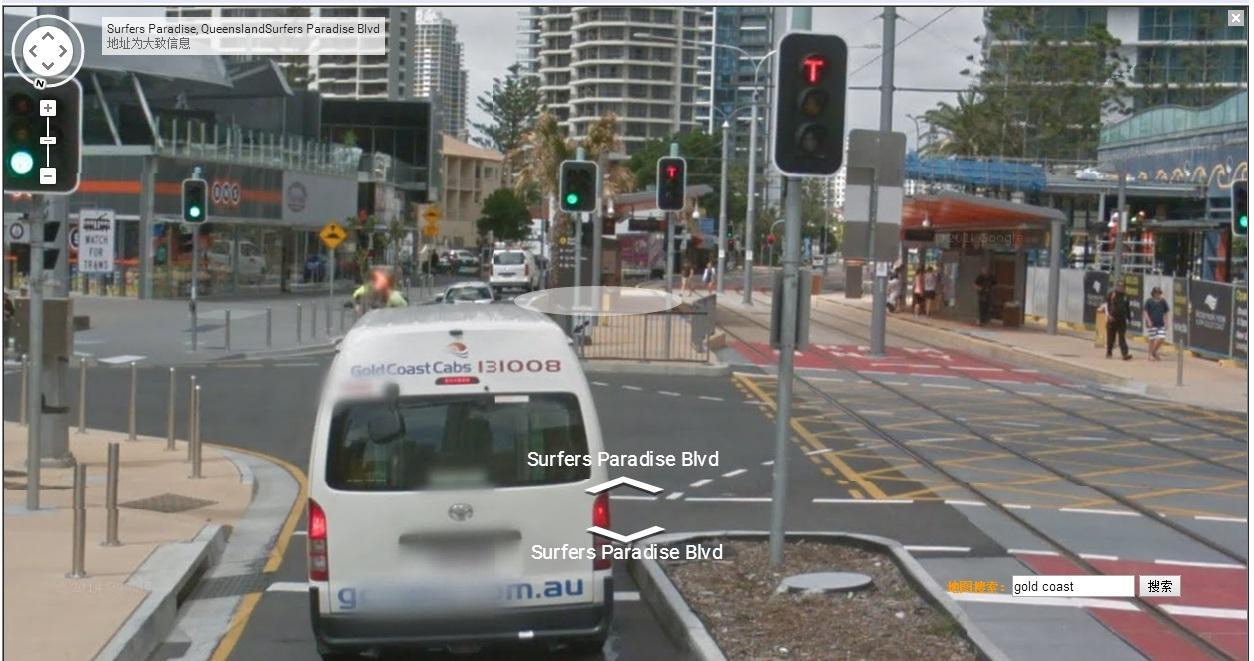
#> input picture traffic lighgt/light7.jpg, 1254 x 661 px, found by its file name; the run also reads 1 picture not shown here
$ jupyter execute --allow-errors '颜色加形状.ipynb'   (older library calls are emulated)
#> lines starting #> are read from the running program, lines starting #| are printed output that depends on the picture; after the words box and inside, x2 and y2 are one past the last pixel; in counts of white or black regions, pixels touching at a corner belong together
[cell 1]
# 先颜色后形状
import cv2
import numpy as np
from collections import Counter
import time


def process(path):
     # 根据路径读取一张图片
    start=time.clock()
    image = cv2.imread(path)
#     显示原图
    cv2.imshow('origin',image)
    shapes=image.shape
    # 剪切有效区域 ：判断图片的大小，是否需要裁剪
    images_size=[shapes[0],shapes[1]]
    images_size=np.min(images_size)
    if images_size > 1000:
        image=image[0:int(1/3*shapes[1]),int(1/12*shapes[0]):int(11/12*shapes[1]),:]
    elif images_size > 800:
        image=image[int(1/6*shapes[1]):int(5/6*shapes[1]),int(1/12*shapes[0]):int(11/12*shapes[1]),:]
    else:
        image=image
#         保存剪切图片
#     cv2.imwrite('cut.jpg',image)
    # 计算有效区域的面积
    shapes=image.shape
    propotion=image.shape[0]*image.shape[1]
     # BGR转HSV
    hsv = cv2.cvtColor(image, cv2.COLOR_BGR2HSV)
#     cv2.imshow('hsv',hsv)
    #保留底片
    origin_copy=image.copy()
    origin_gray=cv2.cvtColor(origin_copy,cv2.COLOR_BGR2GRAY)
    return hsv,propotion,shapes,origin_copy,origin_gray


# 绿色的范围
# [5 lines left out: function getGreen, not called in this run]

# 红色的范围 有两个位置
def getRed(image):
    f_low_red = np.array([0, 190, 200])
    f_high_red = np.array([4, 255, 255])
    low_red = np.array([170, 120, 130])
    high_red = np.array([180, 255, 255])
    img1=getRange(image,f_low_red,f_high_red)
    img2=getRange(image,low_red,high_red)
    cv2.imshow('red',img1+img2)
    return {'红色':img1+img2}

# 黄色的范围
# [5 lines left out: function getYellow, not called in this run]

def getRange(image,low,high):
# cv2.inRange函数设阈值，去除背景部分
    mask = cv2.inRange(image, low, high)
    return mask

def deNoise(img):
#     cv2.imshow('img',img)
    erode=cv2.erode(img,(100,100),iterations=4)
    cv2.imshow('erode',erode)

#降噪（模糊处理用来减少瑕疵点）
    blur = cv2.blur(erode, (5,5))
    cv2.imshow('blur',blur)

# 膨胀
    dilate=cv2.dilate(blur,(100,100),iterations=4)
    cv2.imshow('dilate',dilate)

# 边缘检测
    canny = cv2.Canny(dilate, 150, 240)
    cv2.imshow('canny',canny)

# 闭操作
    kernel = cv2.getStructuringElement(cv2.MORPH_ELLIPSE, (10, 10))
    closed = cv2.morphologyEx(canny, cv2.MORPH_CLOSE, kernel)
    cv2.imshow('closed',closed)

    return closed

#求重合区域
def overlap(a,b):
    flag=False
    overlapThresh=0.4
    area = (a[2] - a[0] + 1) * (a[3] - a[1] + 1)
    xx1 = max(a[0], b[0])
    yy1 = max(a[1], b[1])
    xx2 = min(a[2], b[2])
    yy2 = min(a[3], b[3])
    w = max(0, xx2 - xx1 + 1)
    h = max(0, yy2 - yy1 + 1)
    overlap = float(w * h) / area
    if overlap > overlapThresh:
        flag=True
    return flag
#非最大值抑制,减少重叠区域
def non_max_suppression_slow(boxes, overlapThresh):
    if len(boxes) == 0:
        return []

    pick = []
    x1 = boxes[:,0]
    y1 = boxes[:,1]
    x2 = boxes[:,2]
    y2 = boxes[:,3]

    area = (x2 - x1 + 1) * (y2 - y1 + 1)
    idxs = np.argsort(y2)
    while len(idxs) > 0:
        last = len(idxs) - 1
        i = idxs[last]
        pick.append(i)
        suppress = [last]
        for pos in range(0, last):
            j = idxs[pos]
            xx1 = max(x1[i], x1[j])
            yy1 = max(y1[i], y1[j])
            xx2 = min(x2[i], x2[j])
            yy2 = min(y2[i], y2[j])
            w = max(0, xx2 - xx1 + 1)
            h = max(0, yy2 - yy1 + 1)
            overlap = float(w * h) / area[j]
            if overlap > overlapThresh:
                suppress.append(pos)
        idxs = np.delete(idxs, suppress)
    return boxes[pick]

#获取最终ROI的坐标
def getPositions(img,propotion,shapes,origin_copy,origin_gray):
    cv2.imshow('img',img)
    ret,thresh = cv2.threshold(img,127,255,0)
    tmp,contours,hierarchy=cv2.findContours(thresh,1,2)
    hsvList=[]
    area_list=[]
#有效交通灯的比例
    if contours :
        for i in range(len(contours)):
            x,y,w,h=cv2.boundingRect(contours[i])
            cv2.rectangle(origin_copy, (x, y), (x+w, y+h), (0, 255, 0), 2)
            if cv2.contourArea(contours[i])/propotion >0.0002 and cv2.contourArea(contours[i])/propotion < 0.1:
# 最小面积矩形
                x,y,w,h=cv2.boundingRect(contours[i])
                y0=int(y-0.2*h)
                y1=int(y+0.9*h)
                x0=int(x-0.1*w)
                x1=int(x+w)
                if y0 <0:
                    y0=0
                if y1>shapes[0]:
                    y1=shapes[0]
                if x0<0:
                    x0=0
                if x1>shapes[1]:
                    x1=shapes[1]
                area_list.append([x0,y0,x1,y1])
#                 cv2.rectangle(origin_copy, (x, y), (x1, y1), (0, 255, 0), 2)
        area_list=np.array(area_list)
        cv2.imshow('propotion',origin_copy)

# 非极大值抑制
        prop=non_max_suppression_slow(area_list,0.7)
        if len(prop):
            i=0
            shape=[]
            for (startX, startY, endX, endY) in prop:
#算出每个最小区域的亮度，进行从大到小的排序，将最亮的排在第一位
                HSV=origin_copy[startY:endY,startX:endX,:]
                HSV = cv2.cvtColor(HSV, cv2.COLOR_BGR2HSV)
                H, S, V = cv2.split(HSV)
                v = np.mean(V)
                hsvList.append([i,v,[y0,y1,x0,x1]])

#                 基于灰度的模板匹配法
                methods = ['cv2.TM_CCOEFF', 'cv2.TM_SQDIFF']
                templates=['test.png','test2.png','test3.png','test4.png']
                for template in templates:
                    template_name=template
                    template=cv2.imread(template,0)
                    w, h = template.shape[:2]
                    for meth in methods:
                        method = eval(meth)
                        res = cv2.matchTemplate(origin_gray,template,method)
                        min_val, max_val, min_loc, max_loc = cv2.minMaxLoc(res)
                        if method in [cv2.TM_SQDIFF]:
                            top_left = min_loc

                        else:
                            top_left = max_loc
                        bottom_right = (top_left[0] + w, top_left[1] + h)
                        if overlap([startX,startY,endX,endY],[top_left[0],top_left[1],bottom_right[0],bottom_right[1]]):
                            if(template_name=='test.png'):
                                shape.append('圆形5米')
                            elif(template_name=='test2.png'):
                                shape.append("T型15米")
                            elif(template_name=='test3.png'):
                                shape.append("左箭头5米")
                            elif(template_name=='test4.png'):
                                shape.append("上箭头5米")
#                             else:
#                                 shape.append("上箭头")
                            cv2.rectangle(origin_copy,top_left, bottom_right, 255, 2)
                cv2.rectangle(origin_copy, (startX, startY), (endX, endY), (0, 255, 0), 2)
                i+=1
            if shape:
                shapes=Counter(shape)
                shapes=shapes.most_common()[0]
                shape.append(shapes[0])
            else:
                shape.append('')
            hsvList=sorted(hsvList,key=lambda x : (x[1]),reverse=True)
            order=hsvList[0][0]
            target=order
#             cv2.putText(origin_copy, "IoU", (target[0], target[1]),
#             cv2.FONT_HERSHEY_SIMPLEX, 0.6, (0, 255, 0), 2)
            cv2.imshow('res',origin_copy)
            return shape[0],hsvList[0][2]
        else:
            return '无形状',0
    else:
        return '无形状',0


def main(path):
    start=time.clock()
    hsv,propotion,shapes,origin_copy,origin_gray=process(path)
#> in process, image is the input picture: shape (661, 1254, 3); mean B, G, R 115.4, 118.7, 120.4
#> in process, `origin_gray=cv2.cvtColor(origin_copy,cv2.COLOR_BGR2GRAY)`:
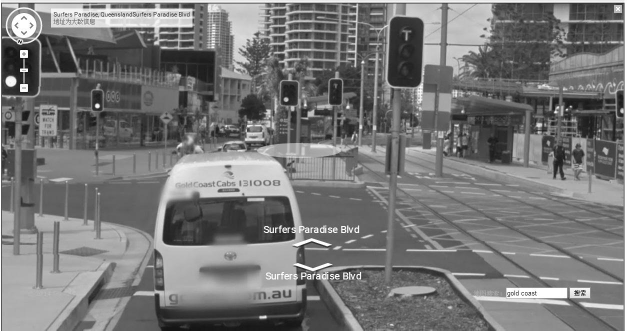
#> origin_gray: shape (661, 1254) (shown at 1/2 size); min 0, max 255, mean 118.8
#> propotion = 828894; shapes = (661, 1254, 3)
    colors=[]
#     colors.append(getGreen(hsv))
    colors.append(getRed(hsv))
#> in getRange (call 2), `mask = cv2.inRange(image, low, high)`:
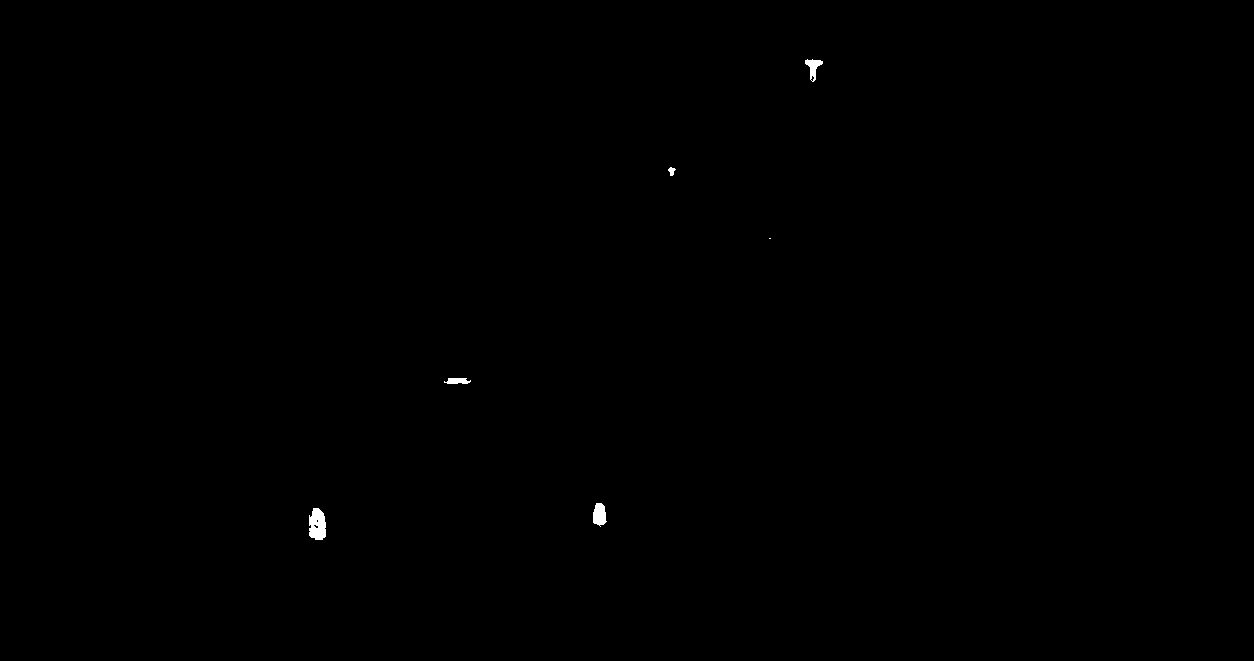
#> mask: shape (661, 1254); 0.13% white; 6 white regions (1 under 20 px), largest, box (x1, y1, x2, y2) and area: (309, 508, 326, 540) 442, (593, 503, 607, 527) 249, (805, 59, 823, 82) 187, (444, 378, 471, 384) 125, (668, 167, 676, 176) 43
#     colors.append(getYellow(hsv))
    # 节省时间复杂度

    areas=[]
    sumResult=0
    for i in range(len(colors)):
        closed = deNoise(list(colors[i].values())[0])
#> in deNoise, `closed = cv2.morphologyEx(canny, cv2.MORPH_CLOSE, kernel)`:
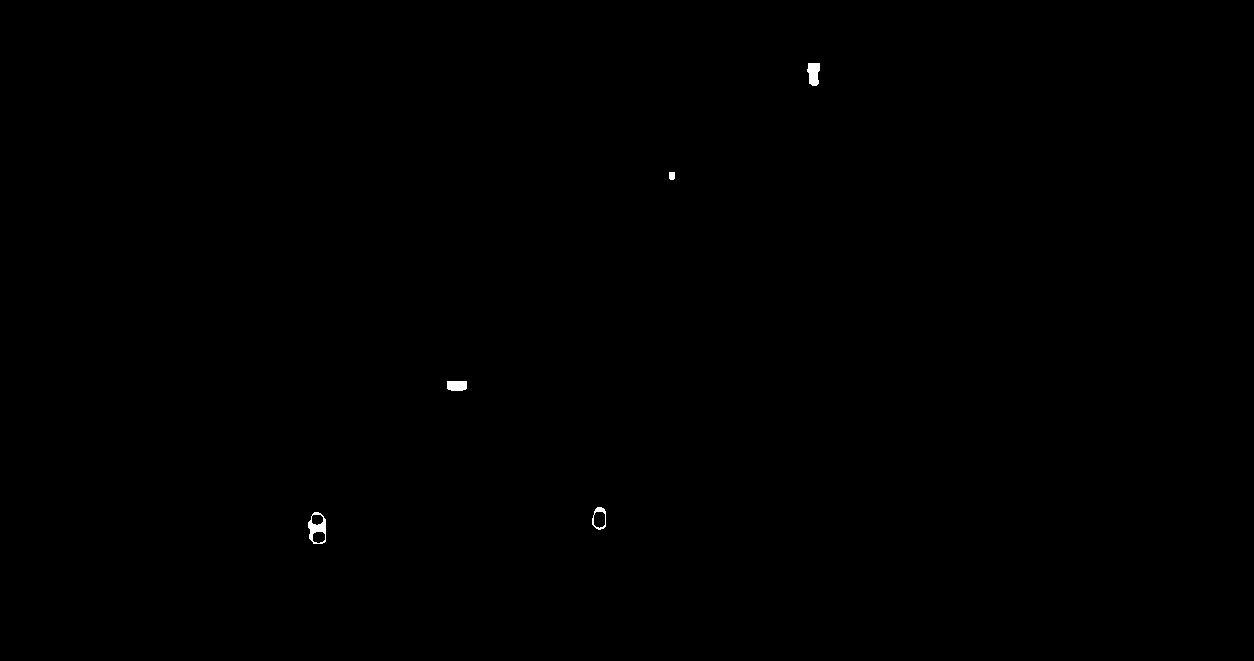
#> closed: shape (661, 1254); 0.1% white; 5 white regions
        shape,coordinate = getPositions(closed,propotion,shapes,origin_copy,origin_gray)
#> in getPositions, `tmp,contours,hierarchy=cv2.findContours(thresh,1,2)`: contours = 8 contours; box (x1, y1, x2, y2) and area: (308, 512, 326, 544) 440, (592, 507, 606, 530) 236, (807, 63, 820, 86) 204, (593, 511, 606, 529) 174, (447, 381, 467, 391) 163, (312, 531, 326, 544) 130, (311, 514, 324, 526) 109, (669, 172, 675, 180) 34
#> the loop in getPositions, `for i in range(len(contours)):` made 8 passes
#> after the loop in getPositions, `for i in range(len(contours)):`: area_list = [[591, 507, 606, 527], [306, 505, 326, 540], [590, 502, 606, 527], [805, 58, 820, 83]]
#> in non_max_suppression_slow, `x1 = boxes[:,0]`: x1 = [591, 306, 590, 805]
#> in non_max_suppression_slow, `y1 = boxes[:,1]`: y1 = [507, 505, 502, 58]
#> in non_max_suppression_slow, `x2 = boxes[:,2]`: x2 = [606, 326, 606, 820]
#> in non_max_suppression_slow, `y2 = boxes[:,3]`: y2 = [527, 540, 527, 83]
#> in non_max_suppression_slow, `area = (x2 - x1 + 1) * (y2 - y1 + 1)`: area = [336, 756, 442, 416]
#> in non_max_suppression_slow, `idxs = np.argsort(y2)`: idxs = [3, 0, 2, 1]
#> the loop in non_max_suppression_slow, `while len(idxs) > 0:` made 3 passes
#> (last, idxs) on passes 1 to 2: (3, [3, 0, 2]), (2, [3])
#> after the loop in non_max_suppression_slow, `while len(idxs) > 0:`: idxs = empty array; pick = [1, 2, 3]
#> in getPositions, `prop=non_max_suppression_slow(area_list,0.7)`: prop = [[306, 505, 326, 540], [590, 502, 606, 527], [805, 58, 820, 83]]
#> in getPositions, `HSV=origin_copy[startY:endY,startX:endX,:]`:
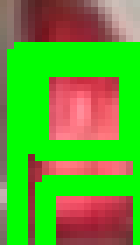
#> HSV: shape (35, 20, 3) (shown 7 times larger); mean B, G, R 46.5, 166.5, 91.1
#> in getPositions, `H, S, V = cv2.split(HSV)`:
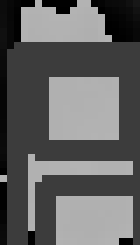
#> H: shape (35, 20) (shown 7 times larger); min 0, max 179, mean 97.5
#> in getPositions, `H, S, V = cv2.split(HSV)`:
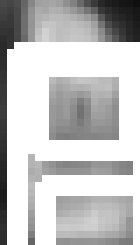
#> S: shape (35, 20) (shown 7 times larger); min 16, max 255, mean 194.2
#> in getPositions, `H, S, V = cv2.split(HSV)`:
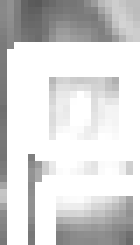
#> V: shape (35, 20) (shown 7 times larger); min 89, max 255, mean 215.3
#> in getPositions, `v = np.mean(V)`: v = 215.3
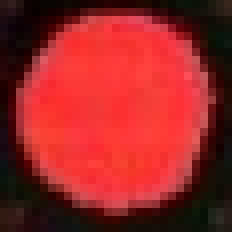
#> input picture test.png, 29 x 29 px (shown 8 times larger)
#> in getPositions, `template=cv2.imread(template,0)`:
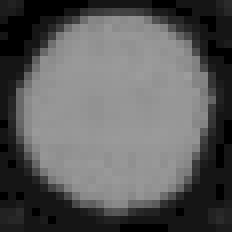
#> template: shape (29, 29) (shown 8 times larger); min 0, max 156, mean 91.7
#> the loop in getPositions, `for meth in methods:` made 2 passes
#> (min_val, max_val, max_loc, top_left, bottom_right) on pass 2: (1794087, 22909770, (31, 31), (1104, 208), (1133, 237))
#> pass 1, in getPositions, `res = cv2.matchTemplate(origin_gray,template,method)`:
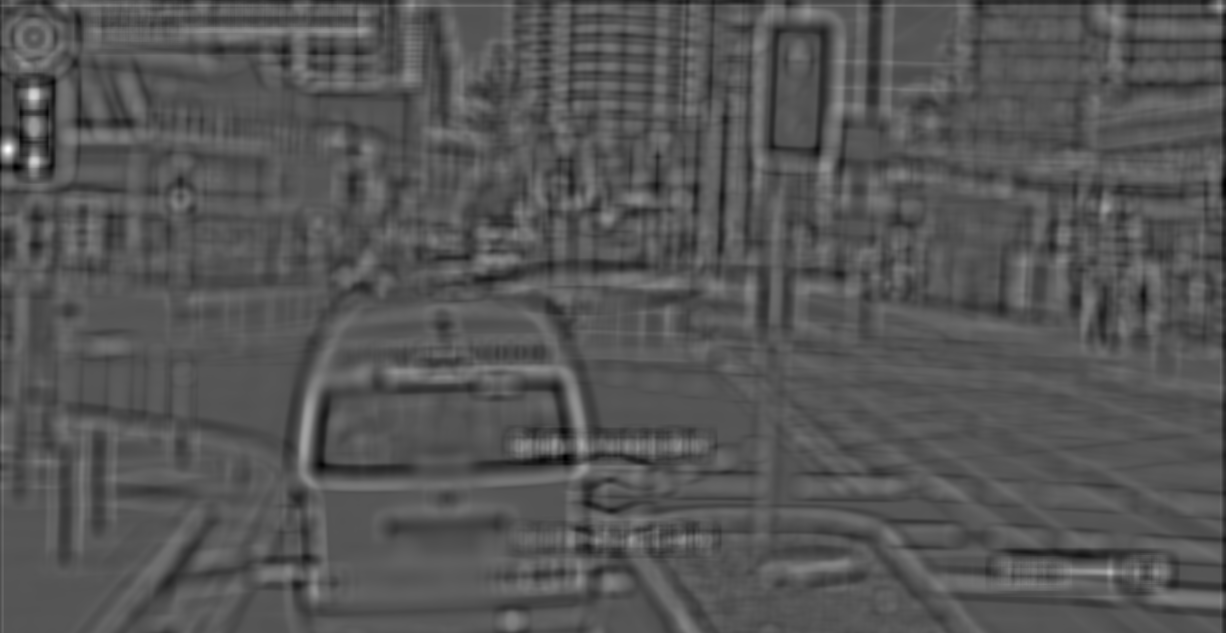
#> res: shape (633, 1226) float32; min -2053722.8, max 4067021.2, mean -1155.7; drawn with min black and max white
#> after the loop in getPositions, `for meth in methods:`: shape = []
#> (the rest of the program and of its run is left out)
